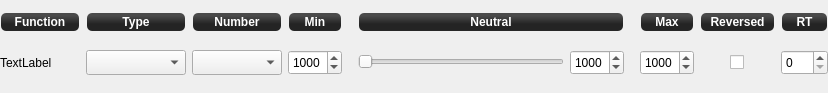
<?xml version="1.0" encoding="UTF-8"?>
<ui version="4.0">
 <class>InputChannelForm</class>
 <widget class="QWidget" name="InputChannelForm">
  <property name="geometry">
   <rect>
    <x>0</x>
    <y>0</y>
    <width>828</width>
    <height>93</height>
   </rect>
  </property>
  <property name="windowTitle">
   <string>Form</string>
  </property>
  <layout class="QGridLayout" name="gridLayout">
   <property name="leftMargin">
    <number>0</number>
   </property>
   <property name="topMargin">
    <number>0</number>
   </property>
   <property name="rightMargin">
    <number>0</number>
   </property>
   <property name="bottomMargin">
    <number>6</number>
   </property>
   <item row="0" column="5" colspan="2">
    <widget class="QLabel" name="legend4">
     <property name="enabled">
      <bool>true</bool>
     </property>
     <property name="sizePolicy">
      <sizepolicy hsizetype="Expanding" vsizetype="Fixed">
       <horstretch>0</horstretch>
       <verstretch>0</verstretch>
      </sizepolicy>
     </property>
     <property name="minimumSize">
      <size>
       <width>0</width>
       <height>20</height>
      </size>
     </property>
     <property name="font">
      <font>
       <weight>75</weight>
       <italic>false</italic>
       <bold>true</bold>
      </font>
     </property>
     <property name="toolTip">
      <string>Channel neutral</string>
     </property>
     <property name="styleSheet">
      <string notr="true">background-color: qlineargradient(spread:reflect, x1:0.507, y1:0, x2:0.507, y2:0.772, stop:0.208955 rgba(74, 74, 74, 255), stop:0.78607 rgba(36, 36, 36, 255));
color: rgb(255, 255, 255);
border-radius: 5;
margin:1px;
font:bold;</string>
     </property>
     <property name="frameShape">
      <enum>QFrame::StyledPanel</enum>
     </property>
     <property name="text">
      <string>Neutral</string>
     </property>
     <property name="alignment">
      <set>Qt::AlignCenter</set>
     </property>
    </widget>
   </item>
   <item row="1" column="8">
    <widget class="QSpinBox" name="channelMax">
     <property name="minimumSize">
      <size>
       <width>0</width>
       <height>25</height>
      </size>
     </property>
     <property name="focusPolicy">
      <enum>Qt::StrongFocus</enum>
     </property>
     <property name="buttonSymbols">
      <enum>QAbstractSpinBox::UpDownArrows</enum>
     </property>
     <property name="maximum">
      <number>9999</number>
     </property>
     <property name="value">
      <number>1000</number>
     </property>
    </widget>
   </item>
   <item row="0" column="12">
    <widget class="QLabel" name="legend7">
     <property name="enabled">
      <bool>true</bool>
     </property>
     <property name="sizePolicy">
      <sizepolicy hsizetype="Minimum" vsizetype="Fixed">
       <horstretch>0</horstretch>
       <verstretch>0</verstretch>
      </sizepolicy>
     </property>
     <property name="minimumSize">
      <size>
       <width>30</width>
       <height>20</height>
      </size>
     </property>
     <property name="font">
      <font>
       <weight>75</weight>
       <italic>false</italic>
       <bold>true</bold>
      </font>
     </property>
     <property name="toolTip">
      <string>Response time</string>
     </property>
     <property name="styleSheet">
      <string notr="true">background-color: qlineargradient(spread:reflect, x1:0.507, y1:0, x2:0.507, y2:0.772, stop:0.208955 rgba(74, 74, 74, 255), stop:0.78607 rgba(36, 36, 36, 255));
color: rgb(255, 255, 255);
border-radius: 5;
margin:1px;
font:bold;</string>
     </property>
     <property name="frameShape">
      <enum>QFrame::StyledPanel</enum>
     </property>
     <property name="lineWidth">
      <number>1</number>
     </property>
     <property name="text">
      <string>RT</string>
     </property>
     <property name="alignment">
      <set>Qt::AlignCenter</set>
     </property>
    </widget>
   </item>
   <item row="0" column="10" colspan="2">
    <widget class="QLabel" name="legend6">
     <property name="enabled">
      <bool>true</bool>
     </property>
     <property name="sizePolicy">
      <sizepolicy hsizetype="Minimum" vsizetype="Fixed">
       <horstretch>0</horstretch>
       <verstretch>0</verstretch>
      </sizepolicy>
     </property>
     <property name="minimumSize">
      <size>
       <width>75</width>
       <height>20</height>
      </size>
     </property>
     <property name="font">
      <font>
       <weight>75</weight>
       <italic>false</italic>
       <bold>true</bold>
      </font>
     </property>
     <property name="toolTip">
      <string>Channel values are inverted</string>
     </property>
     <property name="styleSheet">
      <string notr="true">background-color: qlineargradient(spread:reflect, x1:0.507, y1:0, x2:0.507, y2:0.772, stop:0.208955 rgba(74, 74, 74, 255), stop:0.78607 rgba(36, 36, 36, 255));
color: rgb(255, 255, 255);
border-radius: 5;
margin:1px;
font:bold;</string>
     </property>
     <property name="frameShape">
      <enum>QFrame::StyledPanel</enum>
     </property>
     <property name="lineWidth">
      <number>1</number>
     </property>
     <property name="text">
      <string>Reversed</string>
     </property>
     <property name="alignment">
      <set>Qt::AlignCenter</set>
     </property>
    </widget>
   </item>
   <item row="0" column="0">
    <widget class="QLabel" name="legend0">
     <property name="enabled">
      <bool>true</bool>
     </property>
     <property name="sizePolicy">
      <sizepolicy hsizetype="Minimum" vsizetype="Fixed">
       <horstretch>0</horstretch>
       <verstretch>0</verstretch>
      </sizepolicy>
     </property>
     <property name="minimumSize">
      <size>
       <width>0</width>
       <height>20</height>
      </size>
     </property>
     <property name="font">
      <font>
       <weight>75</weight>
       <italic>false</italic>
       <bold>true</bold>
      </font>
     </property>
     <property name="toolTip">
      <string>Channel function</string>
     </property>
     <property name="styleSheet">
      <string notr="true">background-color: qlineargradient(spread:reflect, x1:0.507, y1:0, x2:0.507, y2:0.772, stop:0.208955 rgba(74, 74, 74, 255), stop:0.78607 rgba(36, 36, 36, 255));
color: rgb(255, 255, 255);
border-radius: 5;
margin:1px;
font:bold;</string>
     </property>
     <property name="frameShape">
      <enum>QFrame::StyledPanel</enum>
     </property>
     <property name="text">
      <string>Function</string>
     </property>
     <property name="alignment">
      <set>Qt::AlignCenter</set>
     </property>
    </widget>
   </item>
   <item row="0" column="1">
    <widget class="QLabel" name="legend1">
     <property name="enabled">
      <bool>true</bool>
     </property>
     <property name="sizePolicy">
      <sizepolicy hsizetype="Minimum" vsizetype="Fixed">
       <horstretch>0</horstretch>
       <verstretch>0</verstretch>
      </sizepolicy>
     </property>
     <property name="minimumSize">
      <size>
       <width>0</width>
       <height>20</height>
      </size>
     </property>
     <property name="font">
      <font>
       <weight>75</weight>
       <italic>false</italic>
       <bold>true</bold>
      </font>
     </property>
     <property name="toolTip">
      <string>Channel type</string>
     </property>
     <property name="styleSheet">
      <string notr="true">background-color: qlineargradient(spread:reflect, x1:0.507, y1:0, x2:0.507, y2:0.772, stop:0.208955 rgba(74, 74, 74, 255), stop:0.78607 rgba(36, 36, 36, 255));
color: rgb(255, 255, 255);
border-radius: 5;
margin:1px;
font:bold;</string>
     </property>
     <property name="frameShape">
      <enum>QFrame::StyledPanel</enum>
     </property>
     <property name="text">
      <string>Type</string>
     </property>
     <property name="alignment">
      <set>Qt::AlignCenter</set>
     </property>
    </widget>
   </item>
   <item row="0" column="2">
    <widget class="QLabel" name="legend2">
     <property name="enabled">
      <bool>true</bool>
     </property>
     <property name="sizePolicy">
      <sizepolicy hsizetype="Minimum" vsizetype="Fixed">
       <horstretch>0</horstretch>
       <verstretch>0</verstretch>
      </sizepolicy>
     </property>
     <property name="minimumSize">
      <size>
       <width>0</width>
       <height>20</height>
      </size>
     </property>
     <property name="font">
      <font>
       <weight>75</weight>
       <italic>false</italic>
       <bold>true</bold>
      </font>
     </property>
     <property name="toolTip">
      <string>Channel number</string>
     </property>
     <property name="styleSheet">
      <string notr="true">background-color: qlineargradient(spread:reflect, x1:0.507, y1:0, x2:0.507, y2:0.772, stop:0.208955 rgba(74, 74, 74, 255), stop:0.78607 rgba(36, 36, 36, 255));
color: rgb(255, 255, 255);
border-radius: 5;
margin:1px;
font:bold;</string>
     </property>
     <property name="frameShape">
      <enum>QFrame::StyledPanel</enum>
     </property>
     <property name="text">
      <string>Number</string>
     </property>
     <property name="alignment">
      <set>Qt::AlignCenter</set>
     </property>
    </widget>
   </item>
   <item row="0" column="3">
    <widget class="QLabel" name="legend3">
     <property name="enabled">
      <bool>true</bool>
     </property>
     <property name="sizePolicy">
      <sizepolicy hsizetype="Minimum" vsizetype="Fixed">
       <horstretch>0</horstretch>
       <verstretch>0</verstretch>
      </sizepolicy>
     </property>
     <property name="minimumSize">
      <size>
       <width>0</width>
       <height>20</height>
      </size>
     </property>
     <property name="font">
      <font>
       <weight>75</weight>
       <italic>false</italic>
       <bold>true</bold>
      </font>
     </property>
     <property name="toolTip">
      <string>Channel min</string>
     </property>
     <property name="styleSheet">
      <string notr="true">background-color: qlineargradient(spread:reflect, x1:0.507, y1:0, x2:0.507, y2:0.772, stop:0.208955 rgba(74, 74, 74, 255), stop:0.78607 rgba(36, 36, 36, 255));
color: rgb(255, 255, 255);
border-radius: 5;
margin:1px;
font:bold;</string>
     </property>
     <property name="frameShape">
      <enum>QFrame::StyledPanel</enum>
     </property>
     <property name="text">
      <string>Min</string>
     </property>
     <property name="alignment">
      <set>Qt::AlignCenter</set>
     </property>
    </widget>
   </item>
   <item row="1" column="0">
    <widget class="QLabel" name="channelName">
     <property name="sizePolicy">
      <sizepolicy hsizetype="Minimum" vsizetype="Preferred">
       <horstretch>0</horstretch>
       <verstretch>0</verstretch>
      </sizepolicy>
     </property>
     <property name="minimumSize">
      <size>
       <width>80</width>
       <height>25</height>
      </size>
     </property>
     <property name="text">
      <string>TextLabel</string>
     </property>
    </widget>
   </item>
   <item row="1" column="2">
    <widget class="QComboBox" name="channelNumberDropdown">
     <property name="sizePolicy">
      <sizepolicy hsizetype="Maximum" vsizetype="Fixed">
       <horstretch>4</horstretch>
       <verstretch>0</verstretch>
      </sizepolicy>
     </property>
     <property name="minimumSize">
      <size>
       <width>0</width>
       <height>25</height>
      </size>
     </property>
     <property name="maximumSize">
      <size>
       <width>90</width>
       <height>16777215</height>
      </size>
     </property>
     <property name="focusPolicy">
      <enum>Qt::StrongFocus</enum>
     </property>
     <property name="maxVisibleItems">
      <number>7</number>
     </property>
    </widget>
   </item>
   <item row="1" column="1">
    <widget class="QComboBox" name="channelGroup">
     <property name="sizePolicy">
      <sizepolicy hsizetype="Maximum" vsizetype="Fixed">
       <horstretch>6</horstretch>
       <verstretch>0</verstretch>
      </sizepolicy>
     </property>
     <property name="minimumSize">
      <size>
       <width>0</width>
       <height>25</height>
      </size>
     </property>
     <property name="maximumSize">
      <size>
       <width>100</width>
       <height>16777215</height>
      </size>
     </property>
     <property name="focusPolicy">
      <enum>Qt::StrongFocus</enum>
     </property>
    </widget>
   </item>
   <item row="1" column="3">
    <widget class="QSpinBox" name="channelMin">
     <property name="minimumSize">
      <size>
       <width>0</width>
       <height>25</height>
      </size>
     </property>
     <property name="focusPolicy">
      <enum>Qt::StrongFocus</enum>
     </property>
     <property name="buttonSymbols">
      <enum>QAbstractSpinBox::UpDownArrows</enum>
     </property>
     <property name="maximum">
      <number>9999</number>
     </property>
     <property name="value">
      <number>1000</number>
     </property>
    </widget>
   </item>
   <item row="1" column="4">
    <spacer name="horizontalSpacer">
     <property name="orientation">
      <enum>Qt::Horizontal</enum>
     </property>
     <property name="sizeType">
      <enum>QSizePolicy::Fixed</enum>
     </property>
     <property name="sizeHint" stdset="0">
      <size>
       <width>10</width>
       <height>20</height>
      </size>
     </property>
    </spacer>
   </item>
   <item row="0" column="8">
    <widget class="QLabel" name="legend5">
     <property name="enabled">
      <bool>true</bool>
     </property>
     <property name="sizePolicy">
      <sizepolicy hsizetype="Minimum" vsizetype="Fixed">
       <horstretch>0</horstretch>
       <verstretch>0</verstretch>
      </sizepolicy>
     </property>
     <property name="minimumSize">
      <size>
       <width>0</width>
       <height>20</height>
      </size>
     </property>
     <property name="font">
      <font>
       <weight>75</weight>
       <italic>false</italic>
       <bold>true</bold>
      </font>
     </property>
     <property name="toolTip">
      <string>Channel max</string>
     </property>
     <property name="styleSheet">
      <string notr="true">background-color: qlineargradient(spread:reflect, x1:0.507, y1:0, x2:0.507, y2:0.772, stop:0.208955 rgba(74, 74, 74, 255), stop:0.78607 rgba(36, 36, 36, 255));
color: rgb(255, 255, 255);
border-radius: 5;
margin:1px;
font:bold;</string>
     </property>
     <property name="frameShape">
      <enum>QFrame::StyledPanel</enum>
     </property>
     <property name="lineWidth">
      <number>1</number>
     </property>
     <property name="text">
      <string>Max</string>
     </property>
     <property name="alignment">
      <set>Qt::AlignCenter</set>
     </property>
    </widget>
   </item>
   <item row="1" column="7">
    <spacer name="horizontalSpacer_2">
     <property name="orientation">
      <enum>Qt::Horizontal</enum>
     </property>
     <property name="sizeType">
      <enum>QSizePolicy::Fixed</enum>
     </property>
     <property name="sizeHint" stdset="0">
      <size>
       <width>10</width>
       <height>20</height>
      </size>
     </property>
    </spacer>
   </item>
   <item row="1" column="5">
    <widget class="QSlider" name="channelNeutral">
     <property name="sizePolicy">
      <sizepolicy hsizetype="MinimumExpanding" vsizetype="Fixed">
       <horstretch>0</horstretch>
       <verstretch>0</verstretch>
      </sizepolicy>
     </property>
     <property name="minimumSize">
      <size>
       <width>0</width>
       <height>22</height>
      </size>
     </property>
     <property name="focusPolicy">
      <enum>Qt::StrongFocus</enum>
     </property>
     <property name="orientation">
      <enum>Qt::Horizontal</enum>
     </property>
    </widget>
   </item>
   <item row="1" column="12">
    <widget class="QSpinBox" name="channelResponseTime">
     <property name="enabled">
      <bool>true</bool>
     </property>
     <property name="sizePolicy">
      <sizepolicy hsizetype="Fixed" vsizetype="Fixed">
       <horstretch>0</horstretch>
       <verstretch>0</verstretch>
      </sizepolicy>
     </property>
     <property name="minimumSize">
      <size>
       <width>30</width>
       <height>25</height>
      </size>
     </property>
     <property name="toolTip">
      <string>Optional input filter response time.

Range: 0-999ms, 0 disables filter (default).

Warning: this is an expert mode feature, mostly used for aerial video
camera control (airframe yaw and camera gimbal accessory channels).
Too high values for main controls can cause undesirable effects and
even lead to crash. Use with caution.</string>
     </property>
     <property name="wrapping">
      <bool>false</bool>
     </property>
     <property name="frame">
      <bool>true</bool>
     </property>
     <property name="buttonSymbols">
      <enum>QAbstractSpinBox::UpDownArrows</enum>
     </property>
     <property name="maximum">
      <number>999</number>
     </property>
    </widget>
   </item>
   <item row="1" column="10" colspan="2">
    <widget class="QFrame" name="frame">
     <property name="minimumSize">
      <size>
       <width>75</width>
       <height>0</height>
      </size>
     </property>
     <property name="frameShape">
      <enum>QFrame::NoFrame</enum>
     </property>
     <property name="frameShadow">
      <enum>QFrame::Raised</enum>
     </property>
     <layout class="QGridLayout" name="gridLayout_2">
      <property name="leftMargin">
       <number>0</number>
      </property>
      <property name="topMargin">
       <number>0</number>
      </property>
      <property name="rightMargin">
       <number>0</number>
      </property>
      <property name="bottomMargin">
       <number>0</number>
      </property>
      <item row="0" column="0" alignment="Qt::AlignHCenter">
       <widget class="QCheckBox" name="channelRev">
        <property name="enabled">
         <bool>true</bool>
        </property>
        <property name="minimumSize">
         <size>
          <width>0</width>
          <height>20</height>
         </size>
        </property>
        <property name="text">
         <string/>
        </property>
       </widget>
      </item>
     </layout>
    </widget>
   </item>
   <item row="1" column="6">
    <widget class="QSpinBox" name="neutralValue">
     <property name="minimumSize">
      <size>
       <width>0</width>
       <height>25</height>
      </size>
     </property>
     <property name="maximum">
      <number>9999</number>
     </property>
     <property name="value">
      <number>1000</number>
     </property>
    </widget>
   </item>
  </layout>
  <widget class="QSpinBox" name="channelNumber">
   <property name="enabled">
    <bool>true</bool>
   </property>
   <property name="geometry">
    <rect>
     <x>216</x>
     <y>26</y>
     <width>0</width>
     <height>0</height>
    </rect>
   </property>
   <property name="maximumSize">
    <size>
     <width>0</width>
     <height>0</height>
    </size>
   </property>
  </widget>
 </widget>
 <tabstops>
  <tabstop>channelNumber</tabstop>
  <tabstop>channelGroup</tabstop>
  <tabstop>channelNumberDropdown</tabstop>
  <tabstop>channelMin</tabstop>
  <tabstop>channelNeutral</tabstop>
  <tabstop>channelMax</tabstop>
 </tabstops>
 <resources/>
 <connections/>
</ui>
